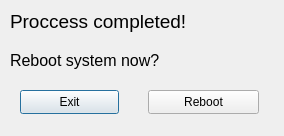
<?xml version="1.0" encoding="UTF-8"?>
<ui version="4.0">
 <class>Dialog</class>
 <widget class="QDialog" name="Dialog">
  <property name="geometry">
   <rect>
    <x>0</x>
    <y>0</y>
    <width>284</width>
    <height>136</height>
   </rect>
  </property>
  <property name="windowTitle">
   <string>Information</string>
  </property>
  <widget class="QLabel" name="label">
   <property name="geometry">
    <rect>
     <x>10</x>
     <y>10</y>
     <width>201</width>
     <height>31</height>
    </rect>
   </property>
   <property name="text">
    <string>&lt;!DOCTYPE HTML PUBLIC &quot;-//W3C//DTD HTML 4.0//EN&quot; &quot;http://www.w3.org/TR/REC-html40/strict.dtd&quot;&gt;
&lt;html&gt;&lt;head&gt;&lt;meta name=&quot;qrichtext&quot; content=&quot;1&quot; /&gt;&lt;style type=&quot;text/css&quot;&gt;
p, li { white-space: pre-wrap; }
&lt;/style&gt;&lt;/head&gt;&lt;body style=&quot; font-family:'Sans'; font-size:9pt; font-weight:400; font-style:normal;&quot;&gt;
&lt;p style=&quot; margin-top:0px; margin-bottom:0px; margin-left:0px; margin-right:0px; -qt-block-indent:0; text-indent:0px;&quot;&gt;&lt;span style=&quot; font-family:'Sans Serif'; font-size:14pt;&quot;&gt;Proccess completed!&lt;/span&gt;&lt;/p&gt;
&lt;p style=&quot;-qt-paragraph-type:empty; margin-top:0px; margin-bottom:0px; margin-left:0px; margin-right:0px; -qt-block-indent:0; text-indent:0px; font-family:'Sans Serif'; font-size:14pt;&quot;&gt;&lt;br /&gt;&lt;/p&gt;&lt;/body&gt;&lt;/html&gt;</string>
   </property>
  </widget>
  <widget class="QLabel" name="label_2">
   <property name="geometry">
    <rect>
     <x>10</x>
     <y>40</y>
     <width>281</width>
     <height>41</height>
    </rect>
   </property>
   <property name="font">
    <font>
     <pointsize>12</pointsize>
    </font>
   </property>
   <property name="text">
    <string>Reboot system now?</string>
   </property>
  </widget>
  <widget class="QPushButton" name="pushButton">
   <property name="geometry">
    <rect>
     <x>20</x>
     <y>90</y>
     <width>99</width>
     <height>24</height>
    </rect>
   </property>
   <property name="text">
    <string>Exit</string>
   </property>
  </widget>
  <widget class="QPushButton" name="pushButton_2">
   <property name="geometry">
    <rect>
     <x>148</x>
     <y>90</y>
     <width>111</width>
     <height>24</height>
    </rect>
   </property>
   <property name="text">
    <string>Reboot</string>
   </property>
  </widget>
 </widget>
 <resources/>
 <connections>
  <connection>
   <sender>pushButton</sender>
   <signal>clicked()</signal>
   <receiver>Dialog</receiver>
   <slot>close()</slot>
   <hints>
    <hint type="sourcelabel">
     <x>49</x>
     <y>101</y>
    </hint>
    <hint type="destinationlabel">
     <x>8</x>
     <y>75</y>
    </hint>
   </hints>
  </connection>
  <connection>
   <sender>pushButton_2</sender>
   <signal>clicked()</signal>
   <receiver>Dialog</receiver>
   <slot>close()</slot>
   <hints>
    <hint type="sourcelabel">
     <x>220</x>
     <y>108</y>
    </hint>
    <hint type="destinationlabel">
     <x>267</x>
     <y>112</y>
    </hint>
   </hints>
  </connection>
 </connections>
</ui>
